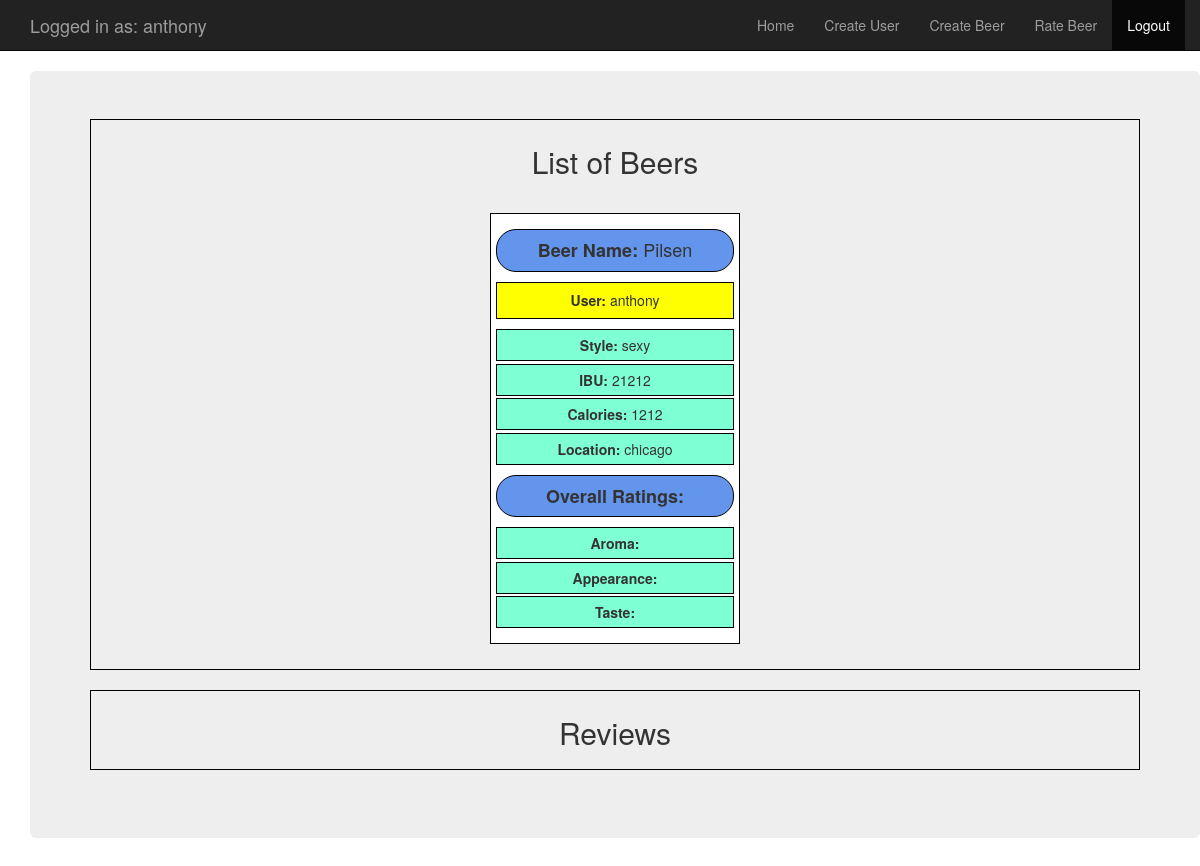
Page /home/ (signed in) on the earlier database version.
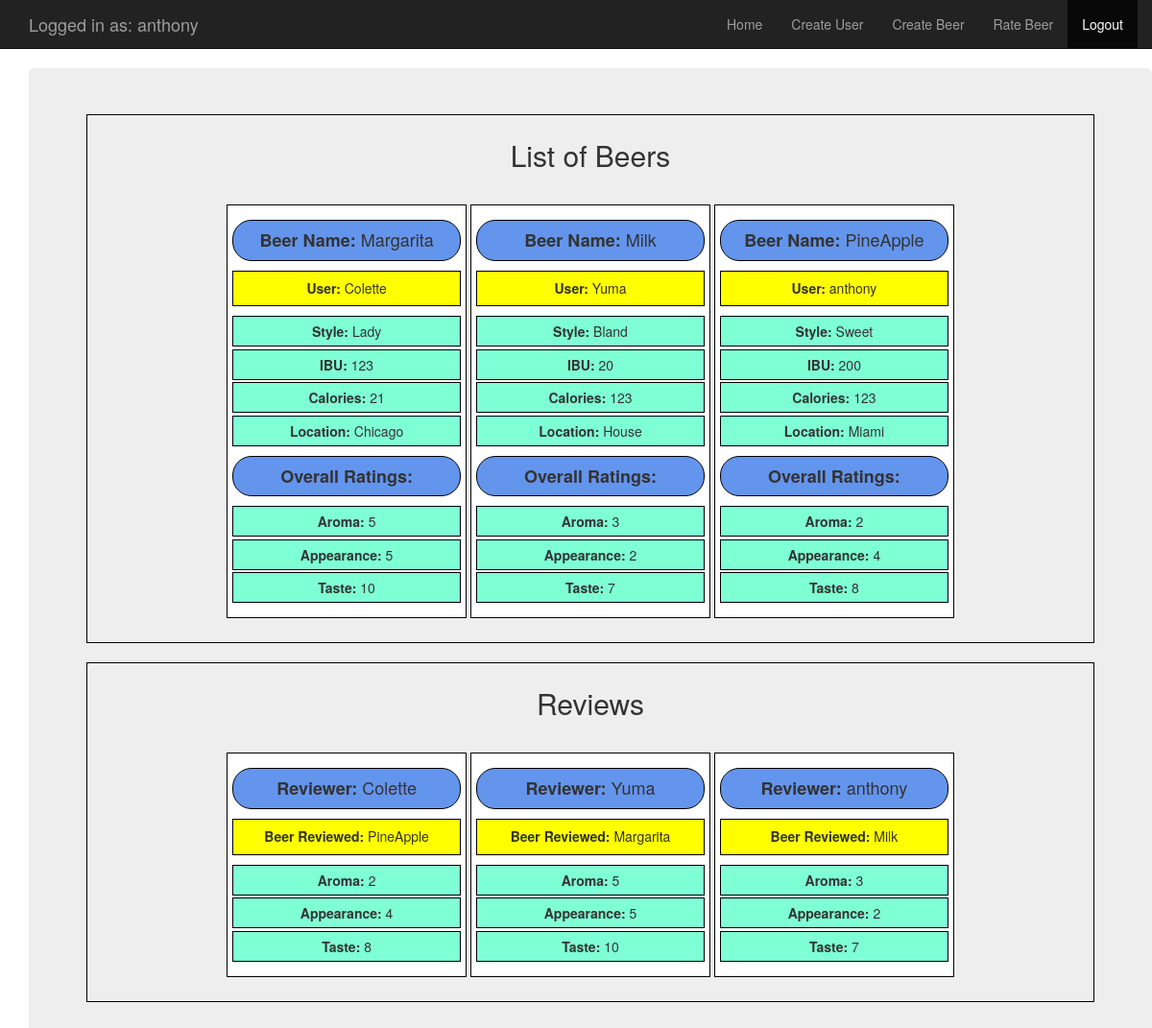
Same page on the later database version.
### beer_tracker/models.py (models this page shows, shortened)
class BeerModel(models.Model):
    user = models.ForeignKey(User, default=1)
    name = models.CharField(max_length=254, default="")
    style = models.CharField(max_length=254, default="")
    ibu = models.IntegerField(default="")
    calories = models.IntegerField(default="")
    abv = models.IntegerField(default="")
    location = models.CharField(max_length=254, default="")
    class Meta:
        verbose_name_plural = 'Beers'
    def __str__(self):
        return self.name

class RateModel(models.Model):
    FIVE_REVIEWS = (
        (5, 5),
        (4, 4),
        (3, 3),
        (2, 2),
        (1, 1),
    )
    TEN_REVIEWS= (
        (10, 10),
        (9, 9),
        (8, 8),
        (7, 7),
        (6, 6),
        (5, 5),
        (4, 4),
        (3, 3),
        (2, 2),
        (1, 1),
    )
    user = models.ForeignKey(User, default=1)
    beer = models.ForeignKey(BeerModel)
    aroma = models.PositiveIntegerField(choices=FIVE_REVIEWS, default="5")
    appearance = models.PositiveIntegerField(choices=FIVE_REVIEWS, default="5")
    taste = models.PositiveIntegerField(choices= TEN_REVIEWS, default= "10")
    class Meta:
        verbose_name_plural = 'Ratings'

### beer_tracker/views.py (the view)
# urls.py: url(r'^home/', include('beer_tracker.urls'), name="home"),
@login_required
def home(request):
    beers = BeerModel.objects.order_by('name').annotate(
        avg__aroma=Avg('ratemodel__aroma'),
        avg__appearance=Avg('ratemodel__appearance'),
        avg__taste=Avg('ratemodel__taste'),
    )
    rates = RateModel.objects.order_by('beer')
    dict = {'records': beers, 'rates': rates}
    return render(request, 'beer_tracker/home.html', context=dict)

### templates/beer_tracker/home.html
{% extends "beer_tracker/base.html" %}
{% block body_block %}
{% load staticfiles %}
{% if records %}
    <div class="jumbotron container" >
        <div class="table">
            <h2>List of Beers</h2>
            {% for beers in records %}
                <div class="table">
                    <h4><b>Beer Name: </b>{{ beers.name }}</h4>
                    <h5><b>User: </b>{{ beers.user }}</h5>
                    <ul>
                        <li><b>Style: </b>{{ beers.style }}</li>
                        <li><b>IBU: </b>{{ beers.ibu }}</li>
                        <li><b>Calories: </b>{{ beers.calories }}</li>
                        <li><b>Location: </b>{{ beers.location }}</li>
                    </ul>
                    <h4><b>Overall Ratings: </b></h4>
                    <ul>
                        <li><b>Aroma: </b>{{ beers.avg__aroma|floatformat }}</li>
                        <li><b>Appearance: </b>{{ beers.avg__appearance|floatformat }}</li>
                        <li><b>Taste: </b>{{ beers.avg__taste|floatformat }}</li>
                    </ul>
                </div>
            {% endfor %}
        </div>
        <div class="table">
            <h2>Reviews</h2>
            {% for rate in rates %}
                <div class="table">
                    <h4><b>Reviewer: </b>{{ rate.user }}</h4>
                    <h5><b>Beer Reviewed: </b>{{ rate.beer }}</h5>
                    <ul>
                        <li><b>Aroma: </b>{{ rate.aroma }}</li>
                        <li><b>Appearance: </b>{{ rate.appearance }}</li>
                        <li><b>Taste: </b>{{ rate.taste }}</li>
                    </ul>
                </div>
            {% endfor %}
        </div>
{% else %}
    <div class="jumbotron">
        <p>There are currently no Beers. To create a beer click on New Beer</p>
    </div>
{%  endif %}
    </div>
{% endblock %}

### templates/beer_tracker/base.html (shortened to what this page needs)
<!DOCTYPE html>
{% load staticfiles %}
<html lang="en">
<head>
    <link rel="stylesheet" href="{% static "css/styles.css" %}">
    <link rel="stylesheet" href="https://maxcdn.bootstrapcdn.com/bootstrap/3.3.7/css/bootstrap.min.css">
</head>
<body>
    <nav class="navbar navbar-inverse navbar-static-top">
        <div class="container">
            <div class="navbar-header">
                {% if user.is_authenticated %}
                    <a class="navbar-brand" href="{% url 'beer_tracker:home' %}">Logged in as: {{request.user.username}}</a>
                {% else %}
                    <a class="navbar-brand" href="{% url 'index' %}">BeerAPI</a>
                {% endif %}
            </div>
            <div id="mydropdown" class="collapse navbar-collapse">
                <ul class="nav navbar-nav navbar-right">
                    {% if user.is_authenticated %}
                        <li><a class="nav-link" href="{% url 'beer_tracker:home' %}">Home</a></li>
                        <li><a class="navbar-link" href="{% url 'beer_tracker:new_user' %}">Create User</a></li>
                        <li><a class="navbar-link" href="{% url 'beer_tracker:new_beer' %}">Create Beer</a></li>
                        <li><a class="navbar-link" href="{% url 'beer_tracker:rate_beer' %}">Rate Beer</a></li>
                        <li class="active"><a class="nav-link" href="{% url 'logout' %}">Logout</a></li>
                    {% endif %}
                </ul>
            </div>
        </div>
    </nav>
    <div class="container">
        {% block body_block %}
        {% endblock %}
    </div>
</body>
</html>

### static/css/styles.css (style rules this page uses)
ul { list-style-type: none; }
.table { border: 1px solid black; padding: 5px; width: auto; text-align: center; display: inline-block; }
h1, h2 { padding-bottom: 5px; }
div.jumbotron.container > div.table > h2 { text-align: center; }
div.jumbotron.container > div.table > div.table { width: 250px; margin: 20px auto; }
div.jumbotron.container > div.table > div.table > ul > li { margin-left:-40px ; background-color: aquamarine; padding: 5px; border: 0.5px solid black; margin-top: 2.5px; }
div.jumbotron > div.table > div.table > h4 { background-color: cornflowerblue; padding: 10px; border: 1px solid black; border-radius: 20px; }
div.jumbotron > div.table > div.table > h5 { background-color: yellow; padding: 10px; border: 1px solid black; width: 100%; }

Differences in the rows shown:
removed BeerModel: name "Pilsen", user "anthony", style "sexy", ibu "21212", calories "1212", location "chicago"
added BeerModel: name "Margarita", user "Colette", style "Lady", ibu "123", calories "21", location "Chicago", avg__aroma "5", avg__appearance "5", avg__taste "10"
added BeerModel: name "Milk", user "Yuma", style "Bland", ibu "20", calories "123", location "House", avg__aroma "3", avg__appearance "2", avg__taste "7"
added BeerModel: name "PineApple", user "anthony", style "Sweet", ibu "200", calories "123", location "Miami", avg__aroma "2", avg__appearance "4", avg__taste "8"
added RateModel: user "Colette", beer "PineApple", aroma "2", appearance "4", taste "8"
added RateModel: user "Yuma", beer "Margarita", aroma "5", appearance "5", taste "10"
added RateModel: user "anthony", beer "Milk", aroma "3", appearance "2", taste "7"
